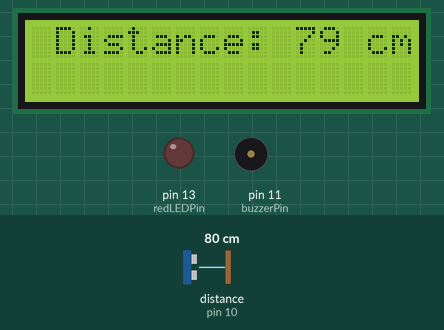
Bench run of a sketch on a simulated Arduino Uno, built with avr-gcc and run on an emulated ATmega328P. Shown: 16×2 character LCD, output pins drawn as LEDs (lit = HIGH), buzzer (waves = sounding). Wiring (inferred from the names in the program): ultrasonic range finder: trigger pin 9; echo pin 10. Dashed ring = blinking. The test bench sets the inputs (shaded band); at power-on: distance to the obstacle (sensor on pin 10) 80 cm. The echo pulse lasts 58.3 µs per cm; pins used as bus, display or sensor lines are not drawn; what the sketch prints to the serial monitor is not drawn.

Above: at 1.2 s.
1.3 s: distance to the obstacle (sensor on pin 10) set to 33 cm
At 2.3 s:
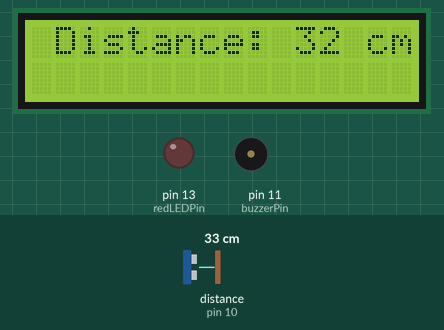
2.9 s: distance to the obstacle (sensor on pin 10) set to 28 cm
At 3.3 s:
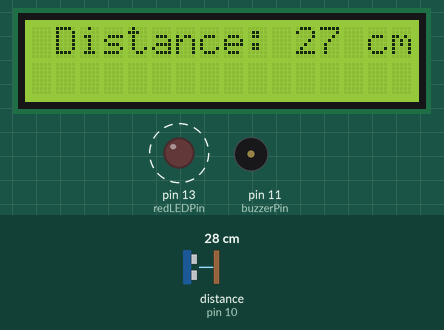
5.9 s: distance to the obstacle (sensor on pin 10) set to 9 cm
At 6.37 s:
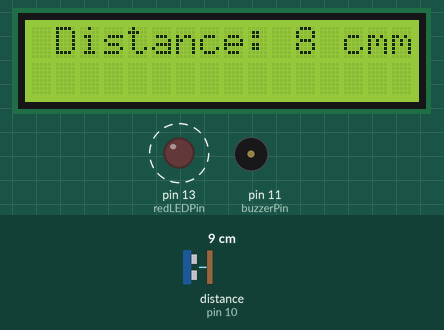
8.0 s: distance to the obstacle (sensor on pin 10) set to 7 cm
9.5 s: distance to the obstacle (sensor on pin 10) set to 4 cm
At 10.8 s:
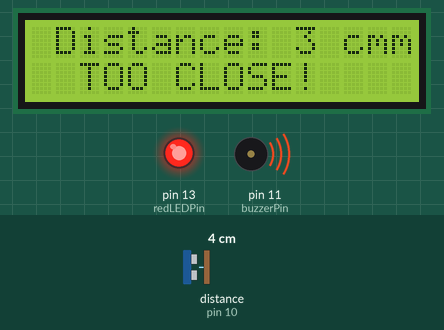
Timing chart, 0 to 12.2 s (numbered marks = the images above; inputs shaded):
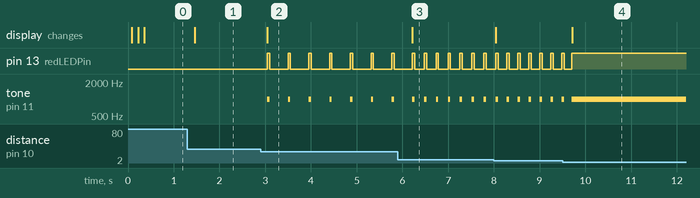

The sketch:

Parking_Sensor.ino
```cpp
#include <LiquidCrystal_I2C.h>

const int trigPin = 9;
const int echoPin = 10;
const int buzzerPin = 11;
const int redLEDPin = 13;

LiquidCrystal_I2C lcd(0x27, 16, 2);

long duration;
int distance;

void setup() {
  pinMode(trigPin, OUTPUT);
  pinMode(echoPin, INPUT);
  pinMode(redLEDPin, OUTPUT);
  pinMode(buzzerPin, OUTPUT);
  lcd.init();
  lcd.clear();
  lcd.backlight();
  Serial.begin(9600);
}

void loop() {
  // Clear the trigPin
  digitalWrite(trigPin, LOW);
  delayMicroseconds(2);

  // Send 10 microsecond pulse
  digitalWrite(trigPin, HIGH);
  delayMicroseconds(10);
  digitalWrite(trigPin, LOW);

  // Read the echo
  duration = pulseIn(echoPin, HIGH);

  // Calculate distance (cm)
  distance = duration * 343 / 20000;

  // Display
  Serial.print("Distance: ");
  Serial.print(distance);
  Serial.println(" cm");

  lcd.setCursor(1,0);
  lcd.print("Distance: ");
  lcd.print(distance);
  lcd.print(" cm");


  if (distance < 5 && distance > 0) {
    digitalWrite(redLEDPin, HIGH);
    tone(buzzerPin, 1000);  // Play tone
    Serial.println("OBJECT TOO CLOSE!");
    lcd.setCursor(2, 1);
    lcd.print("TOO CLOSE!");
  } else {
    digitalWrite(redLEDPin, LOW);
    noTone(buzzerPin);
    lcd.setCursor(0, 1);
    lcd.print("                ");

    if (distance < 30 && distance > 0) {
    int beepdelay = map(distance, 5, 50, 50, 500); // Distance to beep frequency

    digitalWrite(redLEDPin, HIGH);
    tone(buzzerPin, 1000);
    delay(50);
    digitalWrite(redLEDPin, LOW);
    noTone(buzzerPin);
    delay(beepdelay);
    }

  }

  delay(100);
}
```

Measured:
- the behaviour switches between 31 and 30 cm on distance to the obstacle (sensor on pin 10) (found by bisection; images 1 and 2)
- the behaviour switches between 6 and 5 cm on distance to the obstacle (sensor on pin 10) (found by bisection; images 3 and 4)
- after the input at 1.3 s, the display: changes after 0.16 s (image 1)
- after the input at 2.9 s, pin 13 (redLEDPin): alternates HIGH for 0.05 s and LOW for 0.40 s, starting after 0.15 s; tone on pin 11 (buzzerPin): alternates 1000 Hz for 0.05 s and silent for 0.40 s, starting after 0.15 s; the display: changes after 0.15 s (image 2)
- after the input at 5.9 s, pin 13 (redLEDPin): alternates HIGH for 0.05 s and LOW for 0.21 s, starting after 0.58 s; tone on pin 11 (buzzerPin): alternates 1000 Hz for 0.05 s and silent for 0.21 s, starting after 0.58 s; the display: changes after 0.32 s (image 3)
- after the input at 9.5 s, pin 13 (redLEDPin): goes on until 9.7 s, then stays HIGH; tone on pin 11 (buzzerPin): goes on until 9.7 s, then stays 1000 Hz; the display: changes after 0.22 s (image 4)
